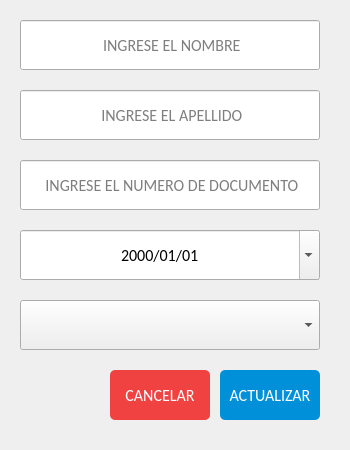
<?xml version="1.0" encoding="UTF-8"?>
<ui version="4.0">
 <class>ModificarMedico</class>
 <widget class="QMainWindow" name="ModificarMedico">
  <property name="geometry">
   <rect>
    <x>0</x>
    <y>0</y>
    <width>350</width>
    <height>450</height>
   </rect>
  </property>
  <property name="minimumSize">
   <size>
    <width>350</width>
    <height>450</height>
   </size>
  </property>
  <property name="maximumSize">
   <size>
    <width>350</width>
    <height>450</height>
   </size>
  </property>
  <property name="windowTitle">
   <string>Modificar Medico</string>
  </property>
  <property name="windowIcon">
   <iconset>
    <normaloff>../../ProyectoMejorado/Views/Icons/iconPrincipal.png</normaloff>../../ProyectoMejorado/Views/Icons/iconPrincipal.png</iconset>
  </property>
  <widget class="QWidget" name="centralwidget">
   <widget class="QLineEdit" name="txtNombreMedico">
    <property name="geometry">
     <rect>
      <x>20</x>
      <y>20</y>
      <width>300</width>
      <height>50</height>
     </rect>
    </property>
    <property name="font">
     <font>
      <family>Calibri</family>
      <pointsize>12</pointsize>
     </font>
    </property>
    <property name="focusPolicy">
     <enum>Qt::ClickFocus</enum>
    </property>
    <property name="styleSheet">
     <string notr="true"/>
    </property>
    <property name="maxLength">
     <number>50</number>
    </property>
    <property name="alignment">
     <set>Qt::AlignCenter</set>
    </property>
    <property name="placeholderText">
     <string> INGRESE EL NOMBRE</string>
    </property>
    <property name="clearButtonEnabled">
     <bool>true</bool>
    </property>
   </widget>
   <widget class="QLineEdit" name="txtApellidoMedico">
    <property name="geometry">
     <rect>
      <x>20</x>
      <y>90</y>
      <width>300</width>
      <height>50</height>
     </rect>
    </property>
    <property name="font">
     <font>
      <family>Calibri</family>
      <pointsize>12</pointsize>
     </font>
    </property>
    <property name="focusPolicy">
     <enum>Qt::ClickFocus</enum>
    </property>
    <property name="styleSheet">
     <string notr="true"/>
    </property>
    <property name="maxLength">
     <number>50</number>
    </property>
    <property name="alignment">
     <set>Qt::AlignCenter</set>
    </property>
    <property name="placeholderText">
     <string> INGRESE EL APELLIDO</string>
    </property>
    <property name="clearButtonEnabled">
     <bool>true</bool>
    </property>
   </widget>
   <widget class="QLineEdit" name="txtDocumentoMedico">
    <property name="geometry">
     <rect>
      <x>20</x>
      <y>160</y>
      <width>300</width>
      <height>50</height>
     </rect>
    </property>
    <property name="font">
     <font>
      <family>Calibri</family>
      <pointsize>12</pointsize>
     </font>
    </property>
    <property name="focusPolicy">
     <enum>Qt::ClickFocus</enum>
    </property>
    <property name="styleSheet">
     <string notr="true"/>
    </property>
    <property name="maxLength">
     <number>8</number>
    </property>
    <property name="alignment">
     <set>Qt::AlignCenter</set>
    </property>
    <property name="placeholderText">
     <string> INGRESE EL NUMERO DE DOCUMENTO</string>
    </property>
    <property name="clearButtonEnabled">
     <bool>true</bool>
    </property>
   </widget>
   <widget class="QDateEdit" name="dateMedico">
    <property name="geometry">
     <rect>
      <x>20</x>
      <y>230</y>
      <width>300</width>
      <height>50</height>
     </rect>
    </property>
    <property name="font">
     <font>
      <family>Calibri</family>
      <pointsize>12</pointsize>
     </font>
    </property>
    <property name="cursor">
     <cursorShape>PointingHandCursor</cursorShape>
    </property>
    <property name="focusPolicy">
     <enum>Qt::NoFocus</enum>
    </property>
    <property name="styleSheet">
     <string notr="true"/>
    </property>
    <property name="alignment">
     <set>Qt::AlignCenter</set>
    </property>
    <property name="currentSection">
     <enum>QDateTimeEdit::YearSection</enum>
    </property>
    <property name="displayFormat">
     <string>yyyy/MM/dd</string>
    </property>
    <property name="calendarPopup">
     <bool>true</bool>
    </property>
   </widget>
   <widget class="QPushButton" name="btnActualizarMedico">
    <property name="geometry">
     <rect>
      <x>220</x>
      <y>370</y>
      <width>100</width>
      <height>50</height>
     </rect>
    </property>
    <property name="font">
     <font>
      <family>Calibri</family>
      <pointsize>12</pointsize>
     </font>
    </property>
    <property name="cursor">
     <cursorShape>PointingHandCursor</cursorShape>
    </property>
    <property name="styleSheet">
     <string notr="true">QPushButton{
background: #0090D9;
border:none;
border-radius: 5px;
color: #fff;
}
QPushButton:hover{
background: #0089D7;
}
</string>
    </property>
    <property name="text">
     <string>ACTUALIZAR</string>
    </property>
   </widget>
   <widget class="QPushButton" name="btnCancelarMedico">
    <property name="geometry">
     <rect>
      <x>110</x>
      <y>370</y>
      <width>100</width>
      <height>50</height>
     </rect>
    </property>
    <property name="font">
     <font>
      <family>Calibri</family>
      <pointsize>12</pointsize>
     </font>
    </property>
    <property name="cursor">
     <cursorShape>PointingHandCursor</cursorShape>
    </property>
    <property name="styleSheet">
     <string notr="true">QPushButton{
background: #F14242;
border:none;
border-radius: 5px;
color: #fff
}
QPushButton:hover{
background: #ED4D4D;
}</string>
    </property>
    <property name="text">
     <string>CANCELAR</string>
    </property>
   </widget>
   <widget class="QComboBox" name="cmbMedico">
    <property name="geometry">
     <rect>
      <x>20</x>
      <y>300</y>
      <width>300</width>
      <height>50</height>
     </rect>
    </property>
    <property name="font">
     <font>
      <family>Calibri</family>
      <pointsize>12</pointsize>
     </font>
    </property>
    <property name="whatsThis">
     <string/>
    </property>
    <property name="styleSheet">
     <string notr="true"/>
    </property>
    <property name="editable">
     <bool>false</bool>
    </property>
    <property name="insertPolicy">
     <enum>QComboBox::InsertAlphabetically</enum>
    </property>
    <property name="iconSize">
     <size>
      <width>16</width>
      <height>16</height>
     </size>
    </property>
    <property name="placeholderText">
     <string>Seleccione</string>
    </property>
    <property name="duplicatesEnabled">
     <bool>false</bool>
    </property>
    <property name="frame">
     <bool>true</bool>
    </property>
   </widget>
  </widget>
 </widget>
 <resources/>
 <connections/>
</ui>
